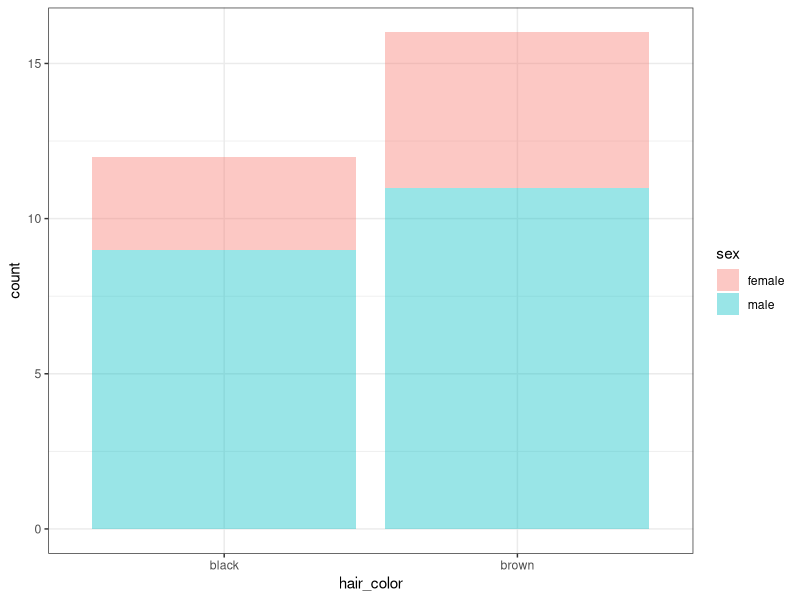

This chart was generated by the following R code:
library(tidyverse)
View(starwars)

starwars %>%
  filter(hair_color %in% c("black","brown")) %>%
  drop_na(sex) %>%
  ggplot(aes(hair_color,fill=sex))+
  geom_bar(alpha=.4)+
  theme_bw()
